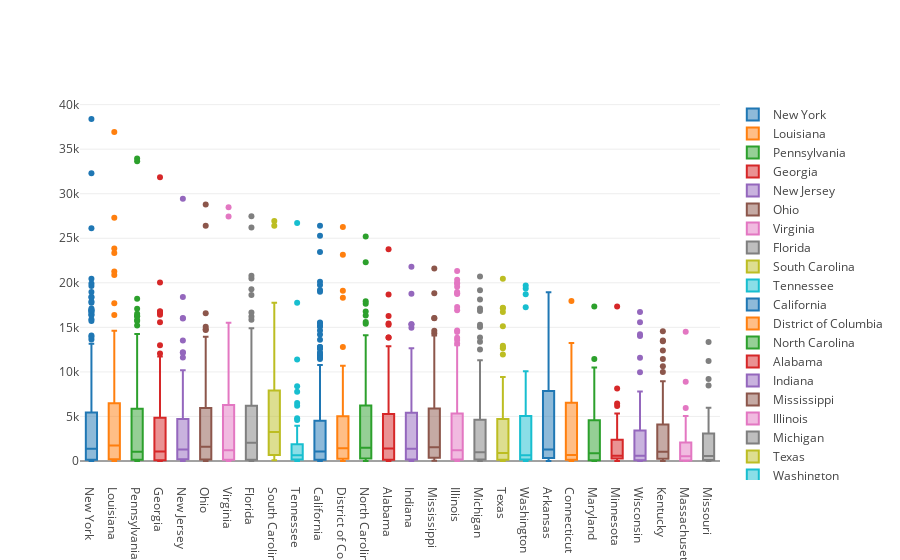

This figure's notebook cell:
### Code cell
data = []

for state in joined_players_over_30.birth_state.unique():
    data.append(go.Box(y=joined_players_over_30[joined_players_over_30.birth_state ==state].PTS, name = state))
iplot(data, show_link=False)
